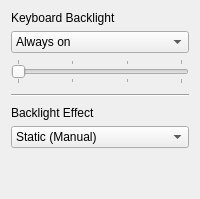
      <widget class="QWidget" name="keyboardTab">
       <attribute name="icon">
        <iconset theme="input-keyboard"/>
       </attribute>
       <attribute name="title">
        <string>Keyboard</string>
       </attribute>
       <layout class="QGridLayout" name="gridLayout_2">
        <item row="0" column="0">
         <widget class="QLabel" name="keyboardBacklightLabel">
          <property name="text">
           <string>Keyboard Backlight</string>
          </property>
         </widget>
        </item>
        <item row="3" column="0" colspan="2">
         <widget class="Line" name="line_2">
          <property name="minimumSize">
           <size>
            <width>0</width>
            <height>10</height>
           </size>
          </property>
          <property name="frameShadow">
           <enum>QFrame::Shadow::Sunken</enum>
          </property>
          <property name="orientation">
           <enum>Qt::Orientation::Horizontal</enum>
          </property>
         </widget>
        </item>
        <item row="2" column="0" colspan="2">
         <widget class="QSlider" name="keyboardBrightnessSlider">
          <property name="sizePolicy">
           <sizepolicy hsizetype="Preferred" vsizetype="Fixed">
            <horstretch>0</horstretch>
            <verstretch>0</verstretch>
           </sizepolicy>
          </property>
          <property name="maximum">
           <number>3</number>
          </property>
          <property name="pageStep">
           <number>1</number>
          </property>
          <property name="orientation">
           <enum>Qt::Orientation::Horizontal</enum>
          </property>
          <property name="tickPosition">
           <enum>QSlider::TickPosition::TicksBothSides</enum>
          </property>
          <property name="tickInterval">
           <number>1</number>
          </property>
         </widget>
        </item>
        <item row="4" column="0">
         <widget class="QLabel" name="keyboardEffectLabel">
          <property name="text">
           <string>Backlight Effect</string>
          </property>
         </widget>
        </item>
        <item row="5" column="0" colspan="2">
         <widget class="QComboBox" name="keyboardBacklightEffectComboBox">
          <item>
           <property name="text">
            <string>Static (Manual)</string>
           </property>
          </item>
          <item>
           <property name="text">
            <string>Breathing (Pulsação)</string>
           </property>
          </item>
          <item>
           <property name="text">
            <string>Heartbeat (Batimento)</string>
           </property>
          </item>
          <item>
           <property name="text">
            <string>Blink (Piscar)</string>
           </property>
          </item>
         </widget>
        </item>
        <item row="6" column="0" colspan="2">
         <spacer name="verticalSpacer">
          <property name="orientation">
           <enum>Qt::Orientation::Vertical</enum>
          </property>
          <property name="sizeHint" stdset="0">
           <size>
            <width>20</width>
            <height>40</height>
           </size>
          </property>
         </spacer>
        </item>
        <item row="1" column="0" colspan="2">
         <widget class="QComboBox" name="keyboardBacklightModeComboBox">
          <item>
           <property name="text">
            <string>Always on</string>
           </property>
          </item>
          <item>
           <property name="text">
            <string>Auto turn off in 10 sec</string>
           </property>
          </item>
         </widget>
        </item>
       </layout>
      </widget>
